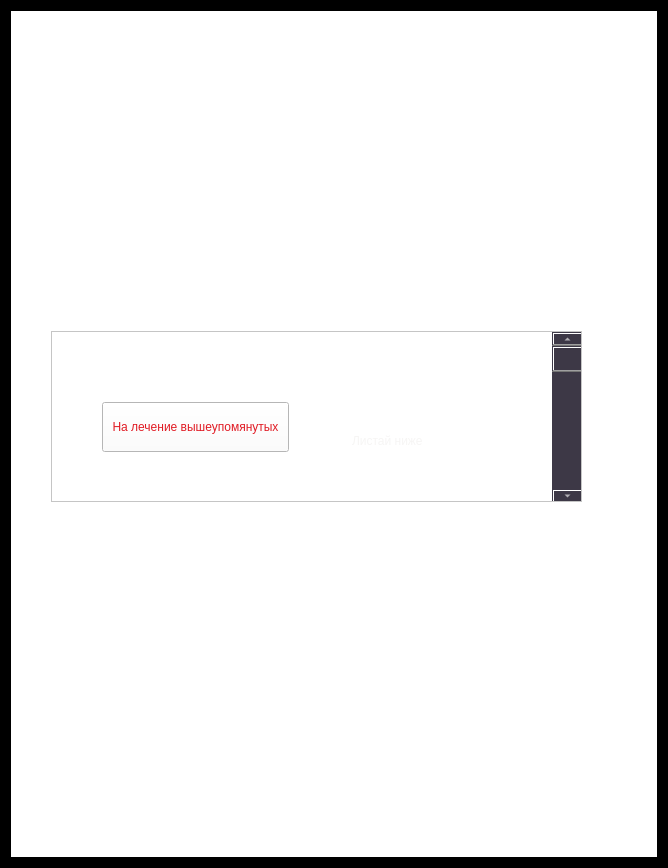
<?xml version="1.0" encoding="UTF-8"?>
<ui version="4.0">
 <class>Authors</class>
 <widget class="QWidget" name="Authors">
  <property name="geometry">
   <rect>
    <x>0</x>
    <y>0</y>
    <width>668</width>
    <height>868</height>
   </rect>
  </property>
  <property name="minimumSize">
   <size>
    <width>0</width>
    <height>0</height>
   </size>
  </property>
  <property name="maximumSize">
   <size>
    <width>668</width>
    <height>868</height>
   </size>
  </property>
  <property name="windowTitle">
   <string>Form</string>
  </property>
  <property name="styleSheet">
   <string notr="true">background-color: rgb(0, 0, 0);
color: rgb(246, 245, 244);</string>
  </property>
  <layout class="QVBoxLayout" name="verticalLayout">
   <item>
    <widget class="QWidget" name="widget" native="true">
     <property name="minimumSize">
      <size>
       <width>0</width>
       <height>0</height>
      </size>
     </property>
     <property name="styleSheet">
      <string notr="true">background-color: rgb(255, 255, 255);</string>
     </property>
     <widget class="QScrollArea" name="scrollArea">
      <property name="geometry">
       <rect>
        <x>40</x>
        <y>320</y>
        <width>531</width>
        <height>171</height>
       </rect>
      </property>
      <property name="widgetResizable">
       <bool>true</bool>
      </property>
      <widget class="QWidget" name="scrollAreaWidgetContents_2">
       <property name="geometry">
        <rect>
         <x>0</x>
         <y>0</y>
         <width>529</width>
         <height>169</height>
        </rect>
       </property>
       <widget class="QPushButton" name="DonutButton">
        <property name="geometry">
         <rect>
          <x>50</x>
          <y>70</y>
          <width>187</width>
          <height>50</height>
         </rect>
        </property>
        <property name="minimumSize">
         <size>
          <width>0</width>
          <height>50</height>
         </size>
        </property>
        <property name="styleSheet">
         <string notr="true">color: rgb(224, 27, 36);
background-color: rgb(255, 255, 255);
</string>
        </property>
        <property name="text">
         <string>На лечение вышеупомянутых</string>
        </property>
       </widget>
       <widget class="QPushButton" name="AuthorsBackMMButton">
        <property name="geometry">
         <rect>
          <x>30</x>
          <y>230</y>
          <width>187</width>
          <height>50</height>
         </rect>
        </property>
        <property name="minimumSize">
         <size>
          <width>0</width>
          <height>50</height>
         </size>
        </property>
        <property name="styleSheet">
         <string notr="true">color: rgb(224, 27, 36);
background-color: rgb(255, 255, 255);
</string>
        </property>
        <property name="text">
         <string>Выход в главное
меню</string>
        </property>
       </widget>
       <widget class="QPushButton" name="pushButton">
        <property name="geometry">
         <rect>
          <x>280</x>
          <y>400</y>
          <width>241</width>
          <height>101</height>
         </rect>
        </property>
        <property name="text">
         <string>PushButton</string>
        </property>
       </widget>
       <widget class="QListView" name="listView">
        <property name="geometry">
         <rect>
          <x>70</x>
          <y>530</y>
          <width>256</width>
          <height>192</height>
         </rect>
        </property>
       </widget>
       <widget class="QLabel" name="label">
        <property name="geometry">
         <rect>
          <x>300</x>
          <y>100</y>
          <width>171</width>
          <height>17</height>
         </rect>
        </property>
        <property name="text">
         <string>Листай ниже</string>
        </property>
       </widget>
       <widget class="QScrollBar" name="verticalScrollBar">
        <property name="geometry">
         <rect>
          <x>500</x>
          <y>0</y>
          <width>31</width>
          <height>171</height>
         </rect>
        </property>
        <property name="styleSheet">
         <string notr="true">background-color: rgb(61, 56, 70);</string>
        </property>
        <property name="orientation">
         <enum>Qt::Orientation::Vertical</enum>
        </property>
       </widget>
      </widget>
     </widget>
    </widget>
   </item>
  </layout>
 </widget>
 <resources/>
 <connections/>
</ui>
